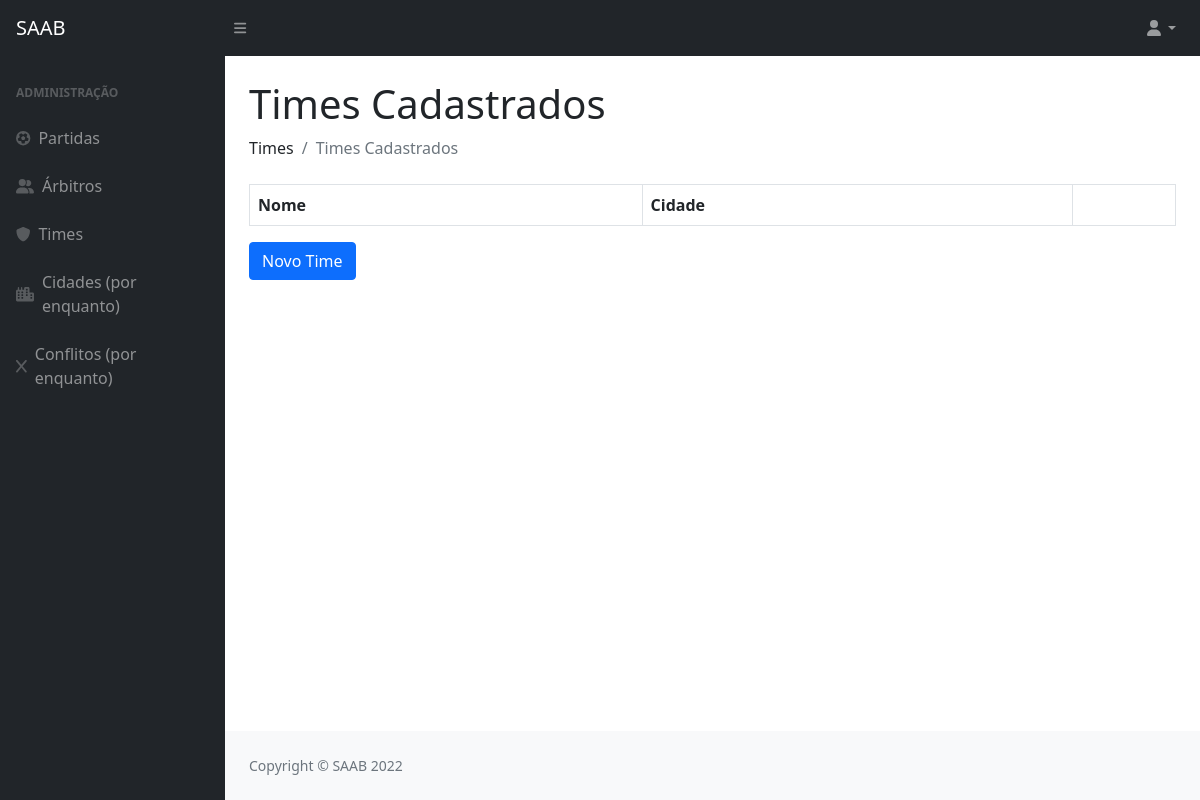
/times/, run on an earlier commit of the app's database.
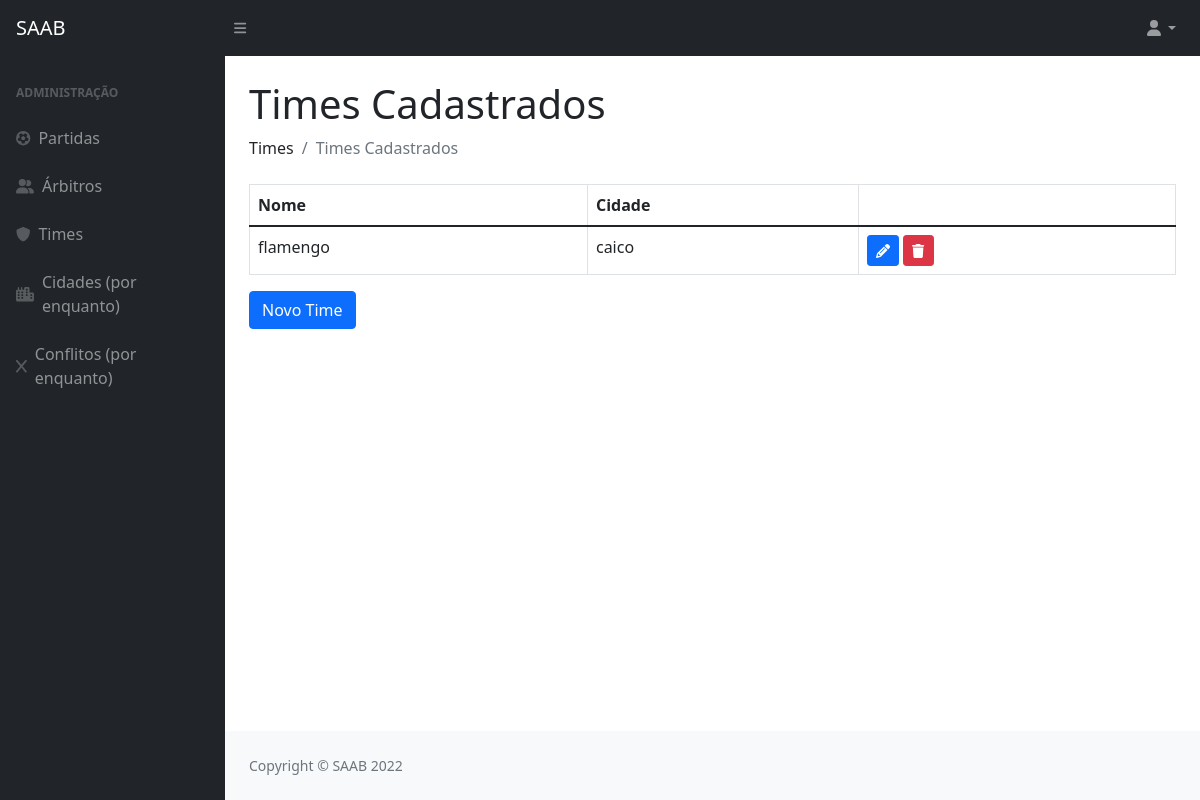
And on a later commit of the database.
### privado/models.py (models this page shows, shortened)
class Time(models.Model):
    codigo = models.AutoField(primary_key=True)
    nome = models.CharField(max_length=100)
    cidade = models.ForeignKey(Cidade, on_delete=models.CASCADE)

class Cidade(models.Model):
    codigo = models.AutoField(primary_key=True)
    nome = models.CharField(max_length=100)
    def __str__(self):
        return (self.nome)

### privado/views.py (the view)
# urls.py: path('times/', times, name="url_times"),
def times(request):
    time = Time.objects.all()
    parametros = {"time": time}
    return render(request, "SAAB/times.html", parametros)

### privado/templates/SAAB/times.html (shortened to what this page needs)
{% extends 'SAAB/layout.html' %}
{% block conteudo %}
{% load static %}
{% load crispy_forms_tags %}
<!DOCTYPE html>
<html lang="en">
    <head>
    </head>
    <body>
        <h1 class="mt-4">Times Cadastrados</h1>
        <ol class="breadcrumb mb-4">
            <li class="breadcrumb-item">Times</li>
            <li class="breadcrumb-item active">Times Cadastrados</li>
        </ol>
        <table class="table table-bordered">
            <thead>
                <tr>
                    <th>Nome</th>
                    <th>Cidade</th>
                    <th></th>
                </tr>
            </thead>
            {% for i in time %}
                <tr>
                    <td> {{ i.nome }}</td>
                    <td> {{ i.cidade }}</td>
                    <td>
                        <a href="{% url 'url_updateTime' i.codigo %}"><button class="btn btn-primary btn-sm"><i class="fas fa-pencil"></i></button></a>
                        <a href="{% url 'url_deleteTime' i.codigo %}"><button class="btn btn-danger btn-sm"><i class="fas fa-trash"></i></button></a>
                    </td>
                </tr>
            {% endfor %}
        </table>
        <a href="{% url 'url_formTime' %}"><button  class="btn btn-primary">Novo Time</button></a>
    </body>
</html>
{% endblock %}

What changed in the data, as far as the page shows it:
added Time: nome "flamengo", cidade "caico"
